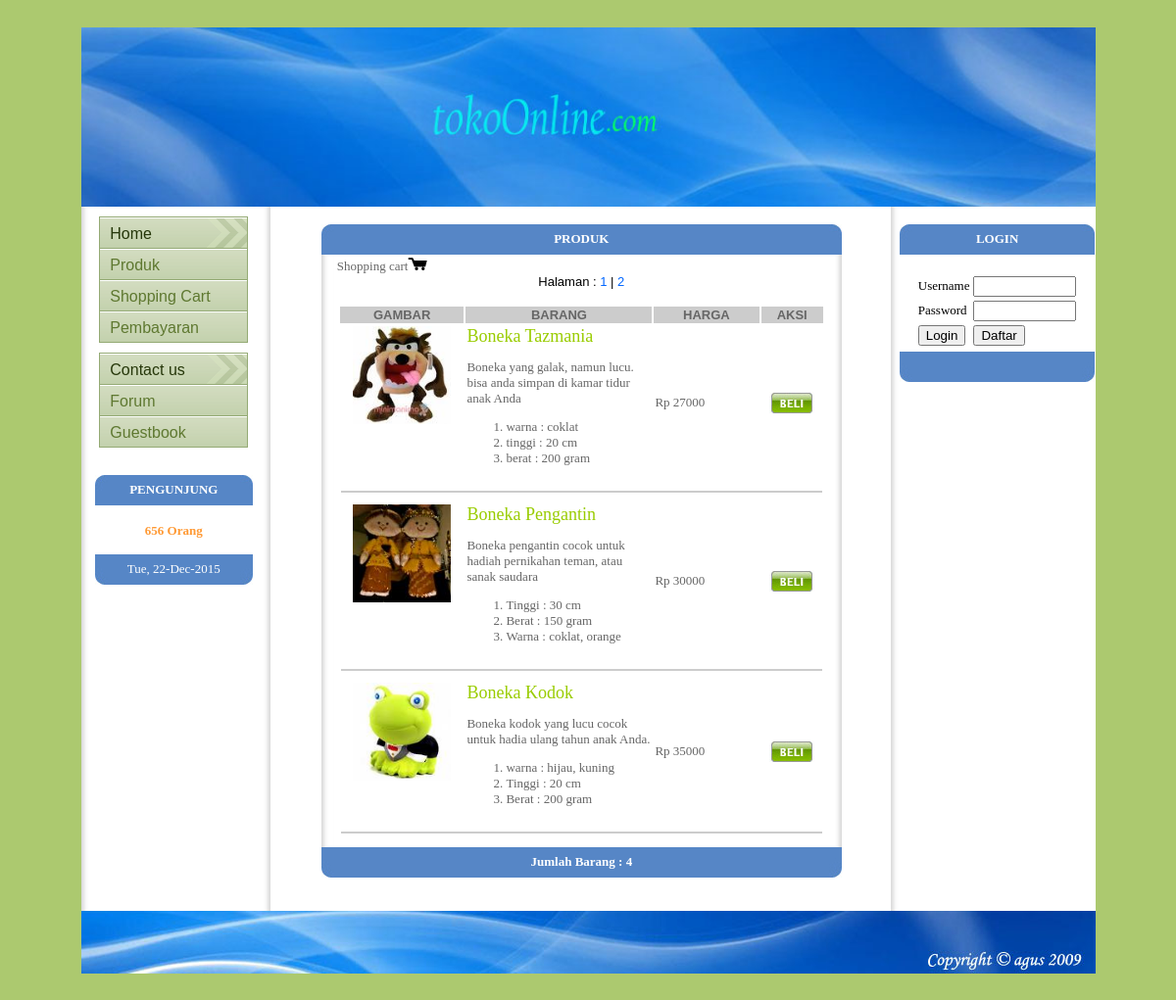
The app's page /index.php?page=5 with its own data.
### tables this page shows
CREATE TABLE `produk` (
  `idbrg` int(3) NOT NULL auto_increment,
  `tgl` varchar(30) NOT NULL,
  `namabrg` varchar(50) NOT NULL,
  `spek` text NOT NULL,
  `hargabrg` int(7) NOT NULL,
  `stok` int(2) NOT NULL,
  `gambar` varchar(255) NOT NULL,
  PRIMARY KEY  (`idbrg`)
);

### e-produk.php (the view, shortened to what this page needs)
<? session_start();
	include "./include/conn.php";
?>
<html>
<head>
</head>
<br />
<table width="42%" border="0" cellpadding="0" cellspacing="0" bordercolor="#99CC99" align="center">
<tr>
	<td width="8%" align="right"><img src="./img/kiri.jpg"></td>
	<td width="90%" bgcolor="#5686c6" ><div align="center"><strong><font face="verdana" size="2" color="#FFFFFF">PRODUK</font></strong></div></td>
	<td width="2%"><img src="./img/kanan.jpg"></td>
</tr>
<tr>
	<td background="./img/b-kiri.jpg"></td>
	<td>
		<table width="505" align="center">
			 <tr><td width="497">
			   <div align="center">
			   <div align="left"><a href="index.php?page=6" style="text-decoration:none"><font size="2" face="Verdana" color="#666666">Shopping cart</font><img src="./img/cart.gif" border="0"></a></div>
			   </div>
			   <div align="center"><font face="Verdana, Arial, Helvetica, sans-serif" size="2">
			<?
			$query=mysql_db_query($db,"select * from produk order by tgl asc",$koneksi);
			$get_pages=mysql_num_rows($query);
			if ($get_pages>$entries)
			{
				echo "Halaman : ";
				$pages=1;
				while($pages<=ceil($get_pages/$entries))
				{
					if ($pages!=1)
					{
						echo " | ";
					}
				?>
						<a href="index.php?page=5&id=<? echo ($pages-1); ?> " style="text-decoration:none"><font color="#0066FF"><? echo $pages; ?></font></a>
					 <?
						$pages++;
				}
			}else{
				$pages=0;
			}
			?>
					 </font>
					 <?
			$page=(int)$_GET['id'];
			$offset=$page*$entries;
			$result=mysql_db_query($db,"select * from produk order by tgl asc limit $offset,$entries",$koneksi);
			$jumlah=mysql_num_rows($query);
			if ($jumlah){
				?>
			   </div>
				   <table align="center" width="497" border="0">
			<tr>
			  <td width="26%" bgcolor="#CCCCCC"><div align="center"><b>
					<font color="#666666" size="2" face="Arial, Helvetica, sans-serif">GAMBAR</font></b></div>
			  </td>
			  <td width="39%" bgcolor="#CCCCCC"><div align="center"><b>
			  <font color="#666666" size="2" face="Arial, Helvetica, sans-serif">BARANG</font></b></div></td>
			  <td width="22%" bgcolor="#CCCCCC"><div align="center"><b>
					<font color="#666666" size="2" face="Arial, Helvetica, sans-serif">HARGA</font></b></div>
			  </td>
			  <td width="13%" bgcolor="#CCCCCC"><div align="center"><b>
					<font color="#666666" size="2" face="Arial, Helvetica, sans-serif">AKSI</font></b></div>
			  </td>
			</tr>
				<?
				while ($row=mysql_fetch_array($result))
				{
				?>
				<tr>
					<td align="center" valign="top">
						<?
						$gambar=$row['gambar'];
						$pic=substr($gambar,15,40);
						$idbrg=$row['idbrg'];
						?>
						<img src="./admin/gambar/<? echo $pic; ?>" width="100" height="100" border="0">
					</td>
					<td align="left" valign="top">
						<font face="verdana" size="2" color="#666666">
						<?
						echo "<font color='#99CC00' size=4>".$row['namabrg']."</font>";
						echo "<br>";
						echo $row['spek'];
						?></font>
					</td>
					<td align="left">
						<font face="verdana" size="2" color="#666666"><? echo "Rp ".$row['hargabrg'];?></font>
					</td>
					<td align="center">
						<a  href="#" title="Klik untuk membeli" onClick="konfirm(<? echo $idbrg; ?>)"><img src="./img/beli.jpg" border="0"></a>
					</td>
				</tr>
				<tr>
					<td colspan="6"><hr color="#CCCCCC"></td>
				</tr>
				<?
				}
				?>
			   </table>
				<?
			}else{
				echo "<font color='#FF0000' face='verdana' size='2'><b>Belum ada data!!</b></font>";
			}
			?>
			</td></tr>
	  </table>
	</td>
	<td background="./img/b-kanan.jpg"></td>
</tr>
<tr>
	<td align="right"><img src="./img/kib.jpg"></td>
	<td bgcolor="#5686c6" ><div align="center"><strong><font face="verdana" size="2" color="#FFFFFF">Jumlah Barang : <b><? echo $jumlah; ?></font></strong></div></td>
	<td><img src="./img/kab.jpg"></td>
</tr>
</table>
 <p>&nbsp;</p>

### records on screen
produk: gambar (picture), namabrg "Boneka Tazmania", spek "Boneka yang galak, namun lucu. bisa anda simpan di kamar tidur anak Anda warna : coklat tinggi : 20 cm berat : 200 gram", hargabrg "27000"
produk: gambar (picture), namabrg "Boneka Pengantin", spek "Boneka pengantin cocok untuk hadiah pernikahan teman, atau sanak saudara Tinggi : 30 cm Berat : 150 gram Warna : coklat, orange", hargabrg "30000"
produk: gambar (picture), namabrg "Boneka Kodok", spek "Boneka kodok yang lucu cocok untuk hadia ulang tahun anak Anda. warna : hijau, kuning Tinggi : 20 cm Berat : 200 gram", hargabrg "35000"

### other values on screen
$visit "656"
$jumlah "4"
